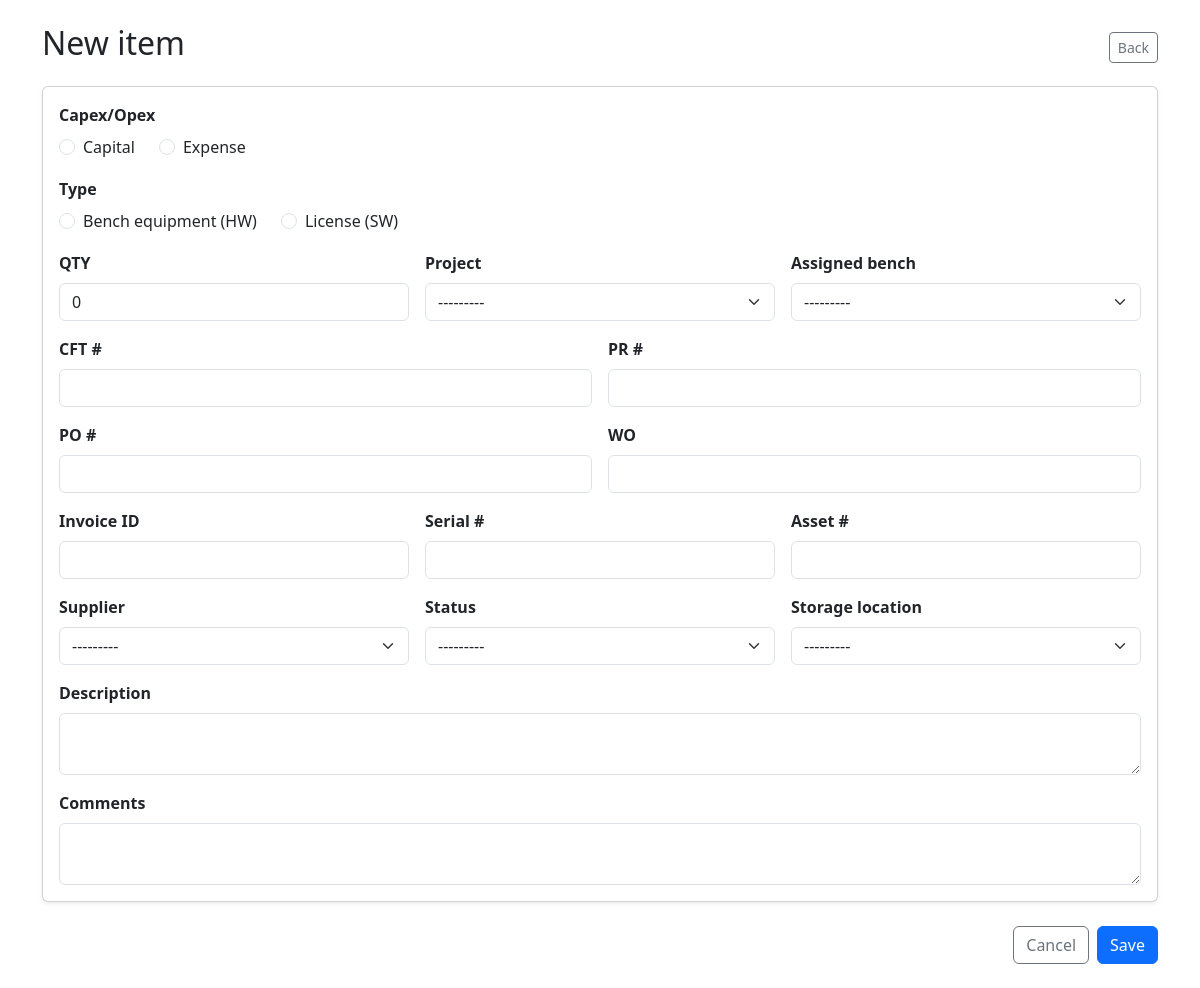
The app's page /new/ (signed in) with its own data.
### inv/models.py (models this page shows)
class CapexOpex(models.Model):
    code = models.CharField(max_length=20, unique=True)
    label = models.CharField(max_length=60, blank=True)
    def __str__(self):
        return self.label or self.code

class ItemType(models.Model):
    code = models.CharField(max_length=20, unique=True)
    label = models.CharField(max_length=60, blank=True)
    def __str__(self):
        return self.label or self.code

### inv/views.py (the view)
# urls.py: path('new/', inventory_create, name='create'),
@login_required
@permission_required("inv.change_inv")
def inventory_create(request):
    project_code = request.GET.get("project") or request.POST.get("project")
    current_project = None
    if project_code:
        current_project = Project.objects.filter(code=project_code).first()
    if request.method == "POST":
        form = InventoryItemForm(request.POST)
        if form.is_valid():
            obj = form.save(ommit=False)
            if current_project:
                obj.project = current_project
            obj.save()
            if request.headers.get("HX-Request"):
                return HttpResponse(status=204, headers={"HX-Refresh": "true"})
            per_page = 6
            total = InventoryItem.objects.count()
            last_page = math.ceil(total / per_page)
            return redirect(reverse("inv:list") + f"?page={last_page}#row-{obj.pk}")
    else:
        initial = {}
        if current_project:
            initial["project"] = current_project
        form = InventoryItemForm(initial=initial)
    if request.headers.get("HX-Request"):
        return render(request, "inv/inventory_form.html", {
            "form": form,
            "in_modal": True,
            "current_project": current_project
        })
    return render(request, "inv/create.html", {"form": form, "mode": "create", "current_project": current_project})

### inv/models.py (called while the page is built)
    def __str__(self):
        return self.label or self.code

    def __str__(self):
        return self.label or self.code

    def __str__(self):
        return self.label or self.code

    def __str__(self):
        return self.label or self.code

    def __str__(self):
        return self.label or self.code

### templates/inv/create.html (shortened to what this page needs)
<!doctype html>
<html lang="es">
<head>
  <link href="https://cdn.jsdelivr.net/npm/bootstrap@5.3.3/dist/css/bootstrap.min.css" rel="stylesheet">
</head>
<body class="p-4">
  <div class="container">
    <div class="d-flex justify-content-between align-items-center mb-3">
      <h2>New item</h2>
      <a class="btn btn-outline-secondary btn-sm" href="{% url 'inv:list' %}">Back</a>
    </div>
    {% include "inv/inventory_form.html" with in_modal=False %}
  </div>
</body>
</html>

### templates/inv/inventory_form.html (shortened to what this page needs)
<form method="post" action="" class="card card-body shadow-sm">
    {% if form.capex_opex %}
        <div class="mb-3">
        <label class="form-label fw-semibold">Capex/Opex</label>
        <div class="d-flex flex-wrap gap-4">
            {% for opt in form.capex_opex %}
            <div class="form-check">
                {{ opt.tag }}
                <label class="form-check-label" for="{{ opt.id_for_label }}">{{ opt.choice_label }}</label>
            </div>
            {% endfor %}
        </div>
        </div>
    {% endif %}
    {% if form.type %}
        <div class="mb-3">
        <label class="form-label fw-semibold">Type</label>
        <div class="d-flex flex-wrap gap-4">
            {% for opt in form.type %}
            <div class="form-check">
                {{ opt.tag }}
                <label class="form-check-label" for="{{ opt.id_for_label }}">{{ opt.choice_label }}</label>
            </div>
            {% endfor %}
        </div>
        </div>
    {% endif %}
  <div class="row g-3 mb-3">
    {% if form.qty %}
      <div class="col-12 col-md-4">
        <label class="form-label fw-semibold">QTY</label>
        {{ form.qty }}
      </div>
    {% endif %}
    {% if form.project %}
      <div class="col-12 col-md-4">
        <label class="form-label fw-semibold">Project</label>
        {{ form.project }}
      </div>
    {% endif %}
    {% if form.assigned_bench %}
      <div class="col-12 col-md-4">
        <label class="form-label fw-semibold">Assigned bench</label>
        {{ form.assigned_bench }}
      </div>
    {% endif %}
    {% if form.cft_number %}
      <div class="col-md-6">
        <label class="form-label fw-semibold">CFT #</label>
        {{ form.cft_number }}
      </div>
    {% endif %}
    {% if form.pr_number %}
      <div class="col-md-6">
        <label class="form-label fw-semibold">PR #</label>
        {{ form.pr_number }}
      </div>
    {% endif %}
    {% if form.po_number %}
      <div class="col-md-6">
        <label class="form-label fw-semibold">PO #</label>
        {{ form.po_number }}
      </div>
    {% endif %}
    {% if form.wo_number %}
      <div class="col-md-6">
        <label class="form-label fw-semibold">WO</label>
        {{ form.wo_number }}
      </div>
    {% endif %}
  </div>
  <div class="row g-3 mb-3">
    {% if form.invoice_id %}
      <div class="col-12 col-md-4">
        <label class="form-label fw-semibold">Invoice ID</label>
        {{ form.invoice_id }}
      </div>
    {% endif %}
    {% if form.serial_number %}
      <div class="col-12 col-md-4">
        <label class="form-label fw-semibold">Serial #</label>
        {{ form.serial_number }}
      </div>
    {% endif %}
    {% if form.asset_number %}
      <div class="col-12 col-md-4">
        <label class="form-label fw-semibold">Asset #</label>
        {{ form.asset_number }}
      </div>
    {% endif %}
  </div>
  <div class="row g-3 mb-3">
    {% if form.supplier %}
      <div class="col-12 col-md-4">
        <label class="form-label fw-semibold">Supplier</label>
        {{ form.supplier }}
      </div>
    {% endif %}
    {% if form.status %}
      <div class="col-12 col-md-4">
        <label class="form-label fw-semibold">Status</label>
        {{ form.status }}
      </div>
    {% endif %}
    {% if form.storage_location %}
      <div class="col-12 col-md-4">
        <label class="form-label fw-semibold">Storage location</label>
        {{ form.storage_location }}
      </div>
    {% endif %}
  </div>
  <div class="row g-3">
    {% if form.description %}
      <div class="col-12">
        <label class="form-label fw-semibold">Description</label>
        {{ form.description }}
      </div>
    {% endif %}
    {% if form.comments %}
      <div class="col-12">
        <label class="form-label fw-semibold">Comments</label>
        {{ form.comments }}
      </div>
    {% endif %}
  </div>
</form>
<div class="d-flex justify-content-end gap-2 mt-4">
    {% if in_modal %}
        <button type="button" class="btn btn-outline-secondary" data-bs-dismiss="modal">Cancel</button>
    {% else %}
        <a class="btn btn-outline-secondary" href="{% url 'inv:list' %}">Cancel</a>
    {% endif %}
    <button class="btn btn-primary" type="submit">Save</button>
</div>

### records on screen
CapexOpex: choice_label "Capital"
CapexOpex: choice_label "Expense"
ItemType: choice_label "Bench equipment (HW)"
ItemType: choice_label "License (SW)"
